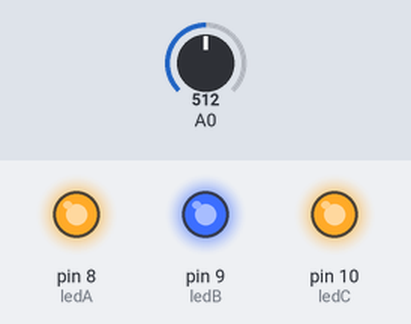
The sketch below on a simulated Arduino Uno, built with avr-gcc and run on an emulated ATmega328P. On the bench: output pins drawn as LEDs (lit = HIGH). The test bench sets the inputs (shaded band); at power-on: A0 = 512.

Above: at 1.3 s.
1.4 s: A0 set to 0
At 2.5 s:
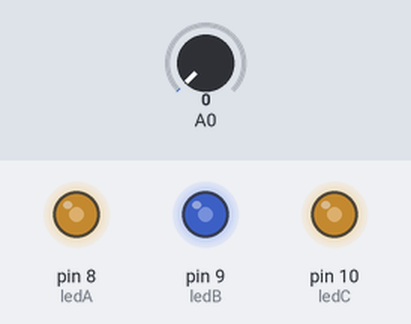
3.0 s: A0 set to 122
At 3.18 s:
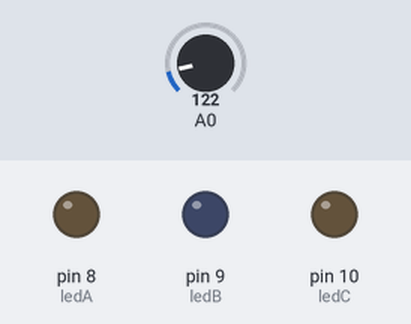
Timing chart, 0 to 12.1 s (numbered marks = the images above; inputs shaded):
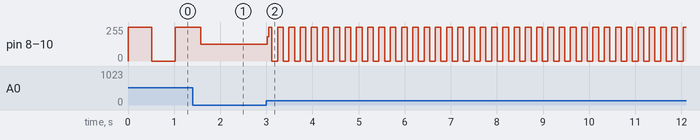

The sketch:

Pisca_7.ino
```cpp
/*
  Pisca 7
  Exibe o dígito 7 piscando no display.
*/

int ledA=8;
int ledB=9;
int ledC=10;

// a função setup executa uma vez quando a placa é ligada ou resetada
void setup() {
  // configura os leds para saída (OUTPUT)
  pinMode(ledA, OUTPUT);
  pinMode(ledB, OUTPUT);
  pinMode(ledC, OUTPUT);
}

// a função loop executa repetidamente, para sempre
void loop() {
  digitalWrite(ledA, HIGH);   // acende o led (HIGH é tensão "alta": 5V)
  digitalWrite(ledB, HIGH);   // acende o led (HIGH é tensão "alta": 5V)
  digitalWrite(ledC, HIGH);   // acende o led (HIGH é tensão "alta": 5V)
  delay(analogRead(A0));      // espera o tempo dado pelo potenciômetro
  digitalWrite(ledA, LOW);    // apaga o led (LOW é baixa: 0V)
  digitalWrite(ledB, LOW);    // apaga o led (LOW é baixa: 0V)
  digitalWrite(ledC, LOW);    // apaga o led (LOW é baixa: 0V)
  delay(analogRead(A0));      // espera o tempo dado pelo potenciômetro
}
```

Measured:
- after the input at 3.0 s, pin 8 (ledA), pin 9 (ledB), pin 10 (ledC): 125/255 → 181/255 at once, then moves between 0/255 and 255/255, repeating every 0.49 s
